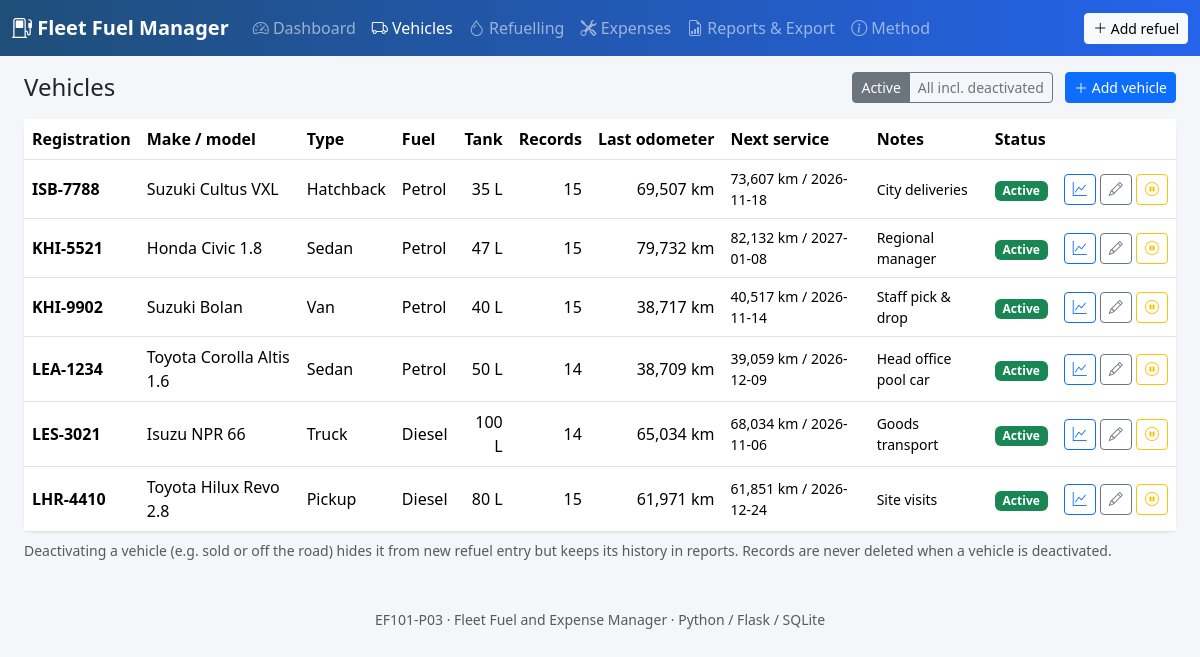
Page /vehicles on the committed database.
### tables this page shows
CREATE TABLE vehicles (
    id                INTEGER PRIMARY KEY AUTOINCREMENT,
    reg_no            TEXT NOT NULL UNIQUE,
    make_model        TEXT NOT NULL,
    vehicle_type      TEXT NOT NULL,
    fuel_type         TEXT NOT NULL,
    tank_capacity     REAL,              -- litres, used for validation
    next_service_km   REAL,              -- maintenance reminder (bonus)
    next_service_date TEXT,              -- maintenance reminder (bonus)
    notes             TEXT,
    active            INTEGER NOT NULL DEFAULT 1,
    created_at        TEXT NOT NULL DEFAULT (datetime('now'))
);

### app.py (the view)
@app.route("/vehicles")
def vehicles():
    show = request.args.get("show", "active")
    db = get_db()
    rows = db.execute("""
        SELECT v.*, COUNT(r.id) AS fills, MAX(r.odometer) AS last_odo,
               MAX(r.filled_at) AS last_fill
        FROM vehicles v LEFT JOIN refuels r ON r.vehicle_id = v.id
        GROUP BY v.id ORDER BY v.active DESC, v.reg_no""").fetchall()
    if show == "active":
        rows = [r for r in rows if r["active"]]
    return render_template("vehicles.html", rows=rows, show=show)

### app.py (called while the page is built)
@app.template_filter("num")
def num(v, digits=0):
    return "-" if v is None else f"{v:,.{digits}f}"

@app.context_processor
def inject_globals():
    return dict(CURRENCY=CURRENCY, today=date.today().isoformat())

### db.py (called while the page is built)
def connect(path=DB_PATH):
    os.makedirs(os.path.dirname(path), exist_ok=True)
    conn = sqlite3.connect(path)
    conn.row_factory = sqlite3.Row
    conn.execute("PRAGMA foreign_keys = ON")
    return conn

def get_db():
    if "db" not in g:
        g.db = connect()
    return g.db

### templates/vehicles.html
{% extends 'base.html' %}
{% block content %}
<div class="d-flex justify-content-between align-items-center mb-3">
  <h1 class="h4 mb-0">Vehicles</h1>
  <div>
    <div class="btn-group btn-group-sm me-2">
      <a class="btn btn-outline-secondary {{ 'active' if show=='active' }}" href="{{ url_for('vehicles', show='active') }}">Active</a>
      <a class="btn btn-outline-secondary {{ 'active' if show=='all' }}" href="{{ url_for('vehicles', show='all') }}">All incl. deactivated</a>
    </div>
    <a class="btn btn-sm btn-primary" href="{{ url_for('vehicle_form') }}"><i class="bi bi-plus-lg"></i> Add vehicle</a>
  </div>
</div>
<div class="card"><div class="table-responsive">
<table class="table table-hover align-middle mb-0">
  <thead><tr><th>Registration</th><th>Make / model</th><th>Type</th><th>Fuel</th><th class="text-end">Tank</th>
    <th class="text-end">Records</th><th class="text-end">Last odometer</th><th>Next service</th><th>Notes</th><th>Status</th><th></th></tr></thead>
  <tbody>
  {% for v in rows %}
    <tr class="{{ 'text-muted' if not v.active }}">
      <td class="fw-semibold">{{ v.reg_no }}</td>
      <td>{{ v.make_model }}</td>
      <td>{{ v.vehicle_type }}</td>
      <td>{{ v.fuel_type }}</td>
      <td class="text-end">{{ v.tank_capacity|num }} L</td>
      <td class="text-end">{{ v.fills }}</td>
      <td class="text-end">{{ v.last_odo|num }} km</td>
      <td class="small">{{ (v.next_service_km|num ~ ' km') if v.next_service_km }}{{ ' / ' if v.next_service_km and v.next_service_date }}{{ v.next_service_date or '' }}</td>
      <td class="small">{{ v.notes or '' }}</td>
      <td>{% if v.active %}<span class="badge text-bg-success">Active</span>{% else %}<span class="badge text-bg-secondary">Deactivated</span>{% endif %}</td>
      <td class="text-nowrap text-end">
        <a class="btn btn-sm btn-outline-primary" href="{{ url_for('dashboard', vehicle_id=v.id) }}" title="Dashboard"><i class="bi bi-graph-up"></i></a>
        <a class="btn btn-sm btn-outline-secondary" href="{{ url_for('vehicle_form', vid=v.id) }}" title="Edit"><i class="bi bi-pencil"></i></a>
        <form method="post" action="{{ url_for('vehicle_toggle', vid=v.id) }}" class="d-inline">
          <button class="btn btn-sm btn-outline-{{ 'warning' if v.active else 'success' }}" title="{{ 'Deactivate' if v.active else 'Reactivate' }}">
            <i class="bi {{ 'bi-pause-circle' if v.active else 'bi-play-circle' }}"></i></button>
        </form>
      </td>
    </tr>
  {% else %}
    <tr><td colspan="11" class="text-center text-muted py-4">No vehicles yet.</td></tr>
  {% endfor %}
  </tbody>
</table>
</div></div>
<p class="small text-muted mt-2">Deactivating a vehicle (e.g. sold or off the road) hides it from new refuel entry but keeps its history in reports. Records are never deleted when a vehicle is deactivated.</p>
{% endblock %}

### templates/base.html (shortened to what this page needs)
<!doctype html>
<html lang="en">
<head>
  <link href="https://cdn.jsdelivr.net/npm/bootstrap@5.3.3/dist/css/bootstrap.min.css" rel="stylesheet">
  <link href="https://cdn.jsdelivr.net/npm/bootstrap-icons@1.11.3/font/bootstrap-icons.min.css" rel="stylesheet">
  <link href="{{ url_for('static', filename='style.css') }}" rel="stylesheet">
</head>
<body>
<nav class="navbar navbar-expand-lg navbar-dark bg-fleet no-print">
  <div class="container-fluid">
    <a class="navbar-brand fw-semibold" href="{{ url_for('dashboard') }}"><i class="bi bi-fuel-pump"></i> Fleet Fuel Manager</a>
    <div class="collapse navbar-collapse" id="nav">
      {% set ep = request.endpoint or '' %}
      <ul class="navbar-nav me-auto">
        <li class="nav-item"><a class="nav-link {{ 'active' if ep=='dashboard' }}" href="{{ url_for('dashboard') }}"><i class="bi bi-speedometer2"></i> Dashboard</a></li>
        <li class="nav-item"><a class="nav-link {{ 'active' if ep.startswith('vehicle') }}" href="{{ url_for('vehicles') }}"><i class="bi bi-truck"></i> Vehicles</a></li>
        <li class="nav-item"><a class="nav-link {{ 'active' if ep.startswith('refuel') }}" href="{{ url_for('refuels') }}"><i class="bi bi-droplet"></i> Refuelling</a></li>
        <li class="nav-item"><a class="nav-link {{ 'active' if ep.startswith('expense') }}" href="{{ url_for('expenses') }}"><i class="bi bi-tools"></i> Expenses</a></li>
        <li class="nav-item"><a class="nav-link {{ 'active' if ep=='reports' }}" href="{{ url_for('reports') }}"><i class="bi bi-file-earmark-bar-graph"></i> Reports & Export</a></li>
        <li class="nav-item"><a class="nav-link {{ 'active' if ep=='method' }}" href="{{ url_for('method') }}"><i class="bi bi-info-circle"></i> Method</a></li>
      </ul>
      <a class="btn btn-sm btn-light" href="{{ url_for('refuel_form') }}"><i class="bi bi-plus-lg"></i> Add refuel</a>
    </div>
  </div>
</nav>
<main class="container-fluid py-3 px-lg-4">
  {% block content %}{% endblock %}
</main>
<footer class="text-center text-muted small py-3 no-print">EF101-P03 · Fleet Fuel and Expense Manager · Python / Flask / SQLite</footer>
</body>
</html>

### static/style.css (style rules this page uses)
body { background: #f4f6f9; }
.bg-fleet { background: linear-gradient(90deg, #1f4e79, #2563eb); }
.card { border: 0; box-shadow: 0 1px 3px rgba(15, 23, 42, .08); border-radius: .6rem; }
table th { white-space: nowrap; }

### rows in the picture
vehicles: reg_no "ISB-7788", make_model "Suzuki Cultus VXL", vehicle_type "Hatchback", fuel_type "Petrol", tank_capacity|num "35", fills "15", last_odo|num "69,507", next_service_km "73,607 km", next_service_km+next_service_date "/", next_service_date "2026-11-18", notes "City deliveries", active "Active"
vehicles: reg_no "KHI-5521", make_model "Honda Civic 1.8", vehicle_type "Sedan", fuel_type "Petrol", tank_capacity|num "47", fills "15", last_odo|num "79,732", next_service_km "82,132 km", next_service_km+next_service_date "/", next_service_date "2027-01-08", notes "Regional manager", active "Active"
vehicles: reg_no "KHI-9902", make_model "Suzuki Bolan", vehicle_type "Van", fuel_type "Petrol", tank_capacity|num "40", fills "15", last_odo|num "38,717", next_service_km "40,517 km", next_service_km+next_service_date "/", next_service_date "2026-11-14", notes "Staff pick & drop", active "Active"
vehicles: reg_no "LEA-1234", make_model "Toyota Corolla Altis 1.6", vehicle_type "Sedan", fuel_type "Petrol", tank_capacity|num "50", fills "14", last_odo|num "38,709", next_service_km "39,059 km", next_service_km+next_service_date "/", next_service_date "2026-12-09", notes "Head office pool car", active "Active"
vehicles: reg_no "LES-3021", make_model "Isuzu NPR 66", vehicle_type "Truck", fuel_type "Diesel", tank_capacity|num "100", fills "14", last_odo|num "65,034", next_service_km "68,034 km", next_service_km+next_service_date "/", next_service_date "2026-11-06", notes "Goods transport", active "Active"
vehicles: reg_no "LHR-4410", make_model "Toyota Hilux Revo 2.8", vehicle_type "Pickup", fuel_type "Diesel", tank_capacity|num "80", fills "15", last_odo|num "61,971", next_service_km "61,851 km", next_service_km+next_service_date "/", next_service_date "2026-12-24", notes "Site visits", active "Active"
